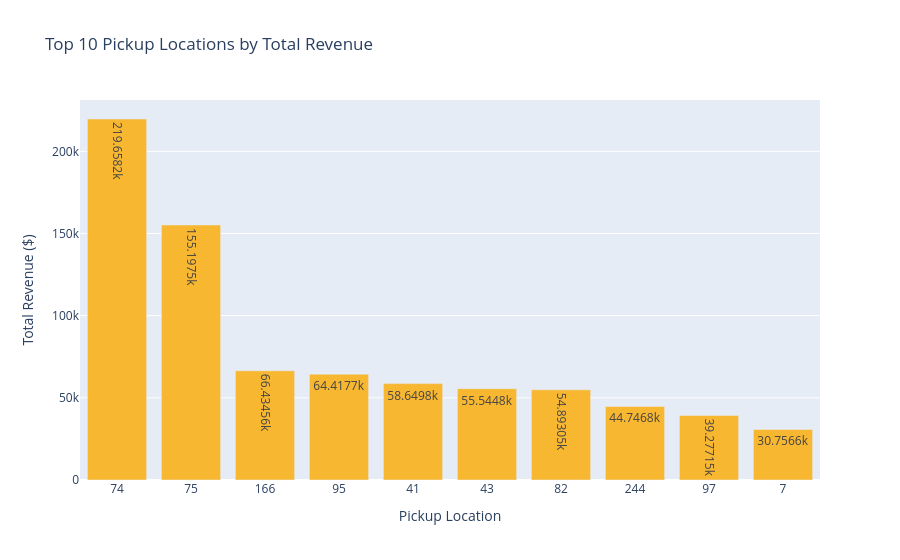
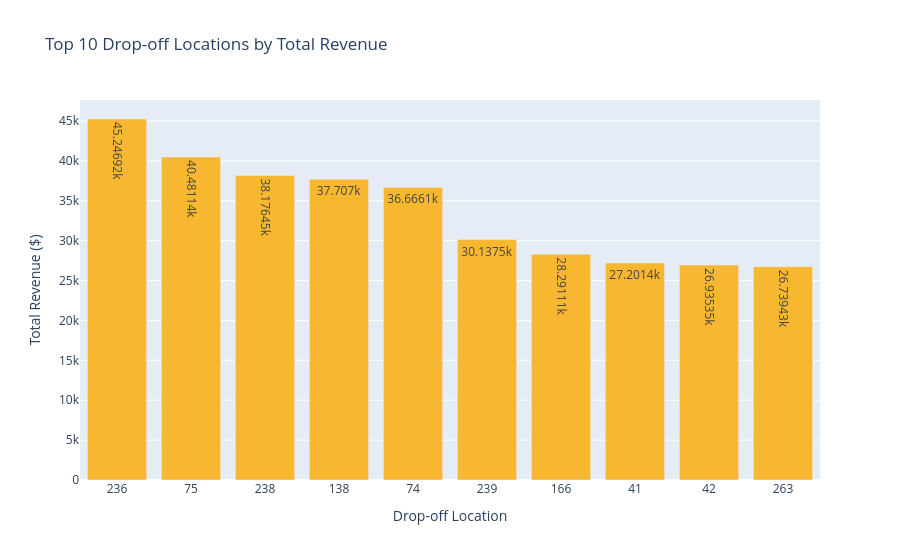

Write notebook code for charts like these, in order.
### Markdown cell above
#### 1. Top 10 Pickup & Drop-off Spots: Which locations bring in the most revenue?

### Code cell
# Grouping by Pickup and Drop-off Locations using total revenue:
top_pickup = df_cleaned.groupby("PULocationID")["total_revenue"].sum().reset_index()
top_dropoff = df_cleaned.groupby("DOLocationID")["total_revenue"].sum().reset_index()

# Selecting top 10 locations based on total revenue:
top_pickup = top_pickup.nlargest(10, "total_revenue")
top_dropoff = top_dropoff.nlargest(10, "total_revenue")

# Converting location IDs to strings for better x-axis readability:
top_pickup["PULocationID"] = top_pickup["PULocationID"].astype(str)
top_dropoff["DOLocationID"] = top_dropoff["DOLocationID"].astype(str)

# Plotting for pickup locations:
fig1 = px.bar(
    top_pickup.sort_values(by="total_revenue", ascending=False),
    x="PULocationID", 
    y="total_revenue", 
    title="Top 10 Pickup Locations by Total Revenue",
    labels={"PULocationID": "Pickup Location", "total_revenue": "Total Revenue ($)"},
    text_auto=True,
    color_discrete_sequence=["#F7B731"]
)
fig1.show()

# Plotting for drop-off locations:
fig2 = px.bar(
    top_dropoff.sort_values(by="total_revenue", ascending=False),
    x="DOLocationID", 
    y="total_revenue", 
    title="Top 10 Drop-off Locations by Total Revenue",
    labels={"DOLocationID": "Drop-off Location", "total_revenue": "Total Revenue ($)"},
    text_auto=True,
    color_discrete_sequence=["#F7B731"]
)
fig2.show()

### Figure 1 — Plotly figure (JSON) as saved in the notebook; plotly's stock layout.template omitted (floating-point values rounded to 4 significant figures)
{"data": [{"alignmentgroup": "True", "hovertemplate": "Pickup Location=%{x}<br>Total Revenue ($)=%{y}<extra></extra>", "legendgroup": "", "marker": {"color": "#F7B731", "pattern": {"shape": ""}}, "name": "", "offsetgroup": "", "orientation": "v", "showlegend": false, "textposition": "auto", "texttemplate": "%{y}", "type": "bar", "x": ["74", "75", "166", "95", "41", "43", "82", "244", "97", "7"], "xaxis": "x", "y": [219700.0, 155200.0, 66430.0, 64420.0, 58650.0, 55540.0, 54890.0, 44750.0, 39280.0, 30760.0], "yaxis": "y"}], "layout": {"barmode": "relative", "legend": {"tracegroupgap": 0}, "title": {"text": "Top 10 Pickup Locations by Total Revenue"}, "xaxis": {"anchor": "y", "domain": [0, 1], "title": {"text": "Pickup Location"}}, "yaxis": {"anchor": "x", "domain": [0, 1], "title": {"text": "Total Revenue ($)"}}}}

### Figure 2 — Plotly figure (JSON) as saved in the notebook; plotly's stock layout.template omitted (floating-point values rounded to 4 significant figures)
{"data": [{"alignmentgroup": "True", "hovertemplate": "Drop-off Location=%{x}<br>Total Revenue ($)=%{y}<extra></extra>", "legendgroup": "", "marker": {"color": "#F7B731", "pattern": {"shape": ""}}, "name": "", "offsetgroup": "", "orientation": "v", "showlegend": false, "textposition": "auto", "texttemplate": "%{y}", "type": "bar", "x": ["236", "75", "238", "138", "74", "239", "166", "41", "42", "263"], "xaxis": "x", "y": [45250.0, 40480.0, 38180.0, 37707, 36670.0, 30140.0, 28290.0, 27200.0, 26940.0, 26740.0], "yaxis": "y"}], "layout": {"barmode": "relative", "legend": {"tracegroupgap": 0}, "title": {"text": "Top 10 Drop-off Locations by Total Revenue"}, "xaxis": {"anchor": "y", "domain": [0, 1], "title": {"text": "Drop-off Location"}}, "yaxis": {"anchor": "x", "domain": [0, 1], "title": {"text": "Total Revenue ($)"}}}}
